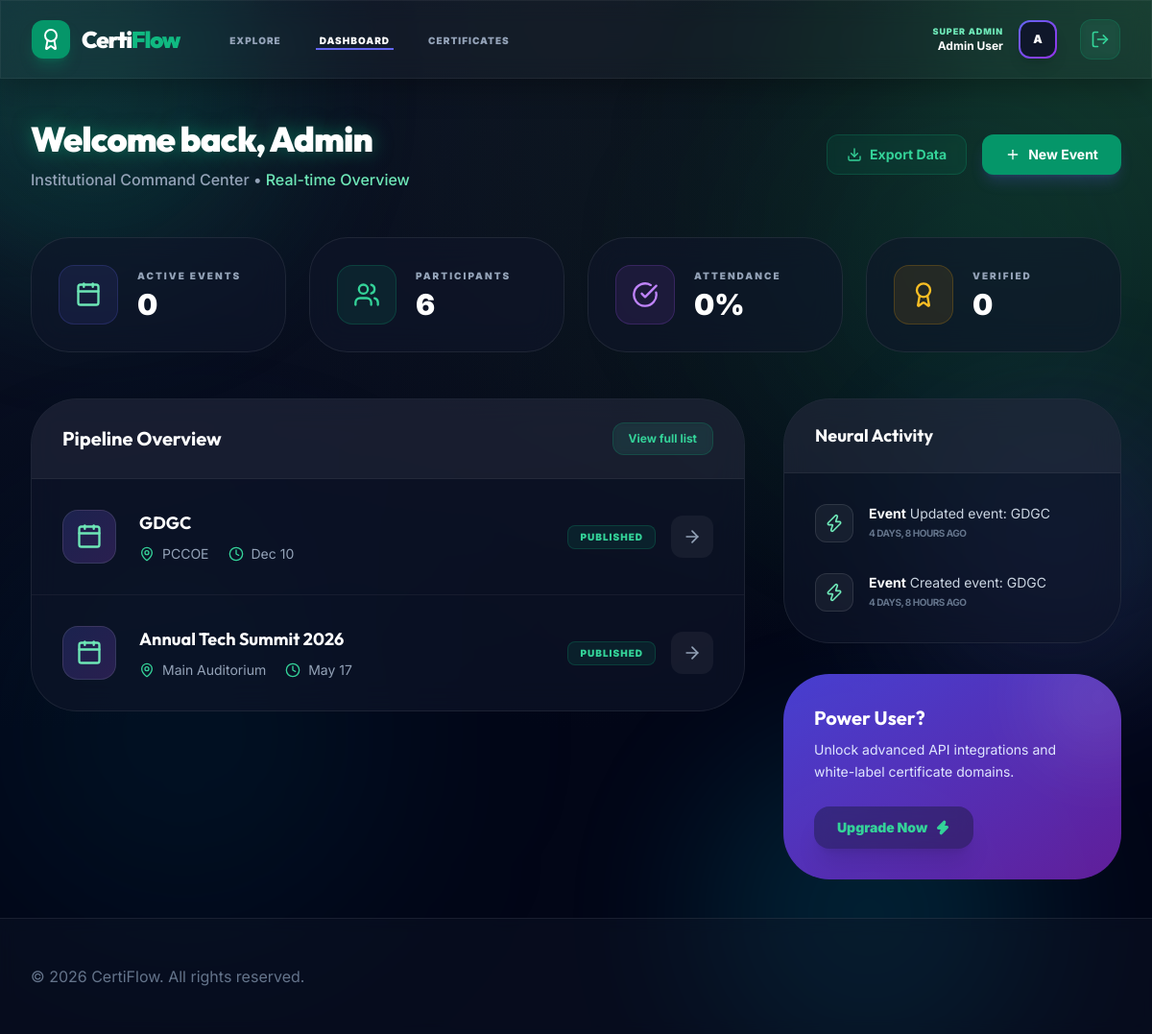
Before: /dashboard/ (signed in) with the older database file.
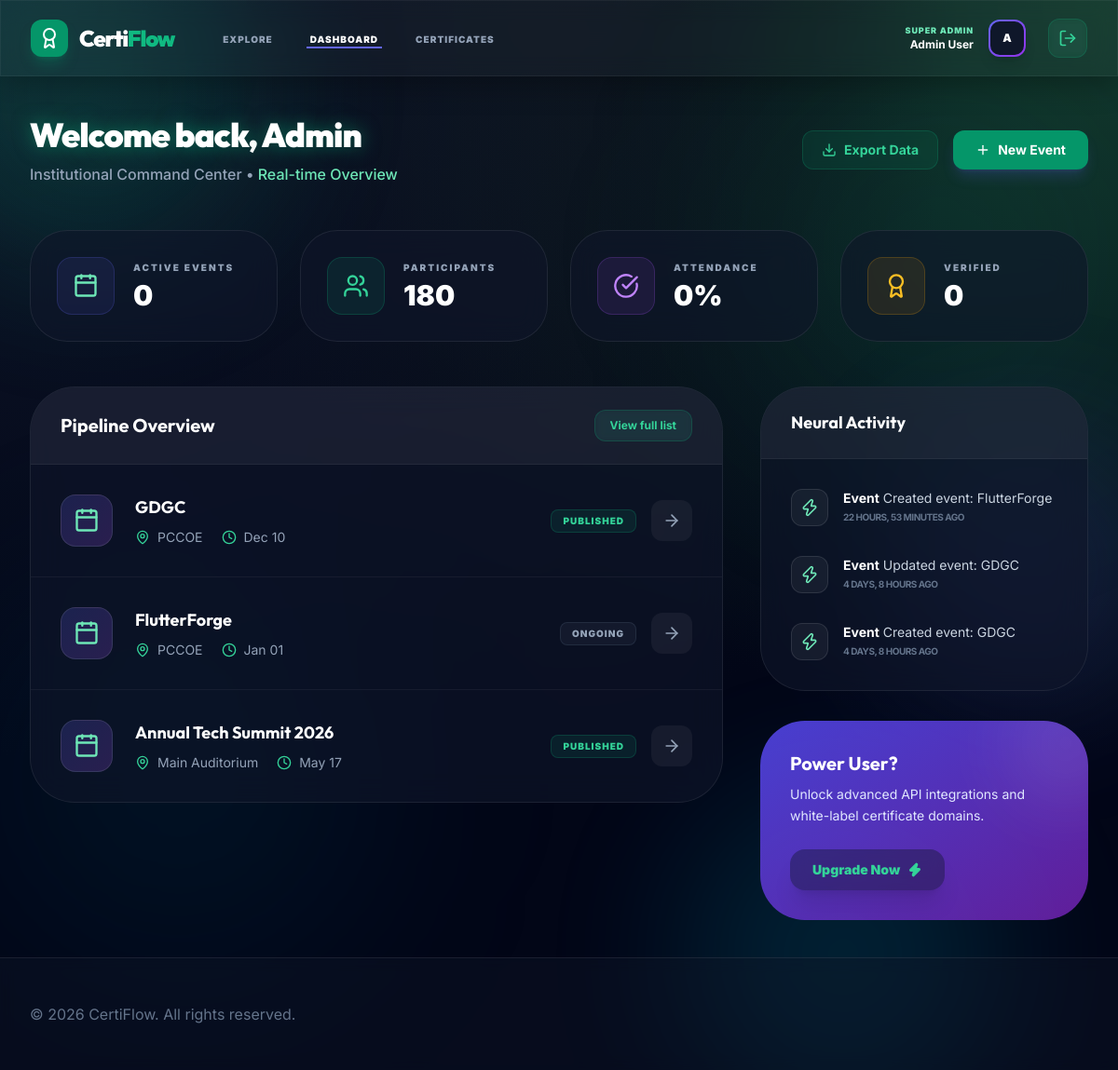
After: the same page with the newer database file.
### events/models.py (models this page shows, shortened)
class Event(models.Model):
    class Status(models.TextChoices):
        DRAFT = 'draft', _('Draft')
        PUBLISHED = 'published', _('Published')
        REGISTRATION_CLOSED = 'registration_closed', _('Registration Closed')
        ONGOING = 'ongoing', _('Ongoing')
        COMPLETED = 'completed', _('Completed')
        CANCELLED = 'cancelled', _('Cancelled')
    class EventType(models.TextChoices):
        WORKSHOP = 'workshop', _('Workshop')
        SEMINAR = 'seminar', _('Seminar')
        CONFERENCE = 'conference', _('Conference')
        HACKATHON = 'hackathon', _('Hackathon')
        WEBINAR = 'webinar', _('Webinar')
        COMPETITION = 'competition', _('Competition')
        SOCIAL = 'social', _('Social Event')
        OTHER = 'other', _('Other')
    id = models.UUIDField(primary_key=True, default=uuid.uuid4, editable=False)
    organization = models.ForeignKey(Organization, on_delete=models.CASCADE, related_name='events')
    created_by = models.ForeignKey(User, on_delete=models.SET_NULL, null=True, related_name='created_events')
    title = models.CharField(max_length=300)
    slug = models.SlugField(max_length=300)
    description = models.TextField()
    event_type = models.CharField(max_length=20, choices=EventType.choices, default=EventType.WORKSHOP)
    banner_image = models.ImageField(upload_to='event_banners/', null=True, blank=True)
    tags = models.CharField(max_length=500, blank=True, help_text='Comma-separated tags')
    venue_name = models.CharField(max_length=300, blank=True)
    venue_address = models.TextField(blank=True)
    is_online = models.BooleanField(default=False)
    online_link = models.URLField(blank=True)
    start_datetime = models.DateTimeField()
    end_datetime = models.DateTimeField()
    registration_deadline = models.DateTimeField(null=True, blank=True)
    attendance_start = models.DateTimeField(null=True, blank=True)
    attendance_end = models.DateTimeField(null=True, blank=True)
    max_capacity = models.PositiveIntegerField(null=True, blank=True, help_text='Leave blank for unlimited')
    is_waitlist_enabled = models.BooleanField(default=False)
    certificate_eligibility_min_attendance_minutes = models.PositiveIntegerField(
        default=0, help_text='Minimum attendance minutes for certificate eligibility'
    )
    certificate_eligible_all = models.BooleanField(
        default=True, help_text='All registered participants get certificate'
    )
    status = models.CharField(max_length=30, choices=Status.choices, default=Status.DRAFT)
    is_featured = models.BooleanField(default=False)
    created_at = models.DateTimeField(auto_now_add=True)
    updated_at = models.DateTimeField(auto_now=True)
    class Meta:
        unique_together = ('organization', 'slug')
        ordering = ['-start_datetime']
        indexes = [
            models.Index(fields=['organization', 'status']),
            models.Index(fields=['start_datetime']),
            models.Index(fields=['slug']),
        ]

### analytics/models.py (models this page shows, shortened)
class AuditLog(models.Model):
    class Action(models.TextChoices):
        CREATE = 'create', _('Create')
        UPDATE = 'update', _('Update')
        DELETE = 'delete', _('Delete')
        LOGIN = 'login', _('Login')
        LOGOUT = 'logout', _('Logout')
        SCAN = 'scan', _('Attendance Scan')
        ISSUE_CERT = 'issue_cert', _('Issue Certificate')
        SEND_EMAIL = 'send_email', _('Send Email')
    id = models.UUIDField(primary_key=True, default=uuid.uuid4, editable=False)
    organization = models.ForeignKey(Organization, on_delete=models.CASCADE, related_name='audit_logs', null=True, blank=True)
    user = models.ForeignKey(User, on_delete=models.SET_NULL, null=True, related_name='audit_logs')
    action = models.CharField(max_length=20, choices=Action.choices)
    description = models.TextField()
    ip_address = models.GenericIPAddressField(null=True, blank=True)
    content_type = models.ForeignKey(ContentType, on_delete=models.CASCADE, null=True, blank=True)
    object_id = models.UUIDField(null=True, blank=True)
    content_object = GenericForeignKey('content_type', 'object_id')
    changes = models.JSONField(null=True, blank=True)
    timestamp = models.DateTimeField(auto_now_add=True)
    class Meta:
        ordering = ['-timestamp']
        indexes = [
            models.Index(fields=['action']),
            models.Index(fields=['timestamp']),
        ]

### accounts/models.py (models this page shows, shortened)
class User(AbstractBaseUser, PermissionsMixin):
    class Role(models.TextChoices):
        SUPER_ADMIN = 'super_admin', _('Super Admin')
        ORG_ADMIN = 'org_admin', _('Organization Admin')
        EVENT_MANAGER = 'event_manager', _('Event Manager')
        VOLUNTEER = 'volunteer', _('Volunteer')
        PARTICIPANT = 'participant', _('Participant')
    id = models.UUIDField(primary_key=True, default=uuid.uuid4, editable=False)
    email = models.EmailField(_('email address'), unique=True)
    first_name = models.CharField(_('first name'), max_length=150, blank=True)
    last_name = models.CharField(_('last name'), max_length=150, blank=True)
    role = models.CharField(max_length=20, choices=Role.choices, default=Role.PARTICIPANT)
    avatar = models.ImageField(upload_to='avatars/', null=True, blank=True)
    phone = models.CharField(max_length=20, blank=True)
    bio = models.TextField(blank=True)
    is_staff = models.BooleanField(default=False)
    is_active = models.BooleanField(default=True)
    is_email_verified = models.BooleanField(default=False)
    date_joined = models.DateTimeField(default=timezone.now)
    last_login = models.DateTimeField(null=True, blank=True)
    updated_at = models.DateTimeField(auto_now=True)
    objects = UserManager()
    USERNAME_FIELD = 'email'
    REQUIRED_FIELDS = ['first_name', 'last_name']
    class Meta:
        verbose_name = _('user')
        verbose_name_plural = _('users')
        ordering = ['-date_joined']
        indexes = [
            models.Index(fields=['email']),
            models.Index(fields=['role']),
        ]
    def get_full_name(self):
        full_name = f'{self.first_name} {self.last_name}'.strip()
        return full_name or self.email
    def get_short_name(self):
        return self.first_name or self.email.split('@')[0]

### events/views.py (the view)
# urls.py: path('', RedirectView.as_view(url='/dashboard/', permanent=False)),
@login_required
def dashboard(request):
    from django.db.models import Count
    events = Event.objects.filter(
        status__in=['published', 'ongoing']
    ).order_by('start_datetime').select_related('organization')[:5]
    upcoming_count = Event.objects.filter(start_datetime__gt=timezone.now(), status='published').count()
    total_registrations = Registration.objects.filter(status='confirmed').count()
    activity_logs = AuditLog.objects.select_related('user').order_by('-timestamp')[:5]
    context = {
        'events': events,
        'upcoming_count': upcoming_count,
        'total_registrations': total_registrations,
        'activity_logs': activity_logs,
    }
    return render(request, 'dashboard.html', context)

### templates/dashboard.html (shortened to what the changed rows need)
{% extends "base.html" %}
{% block content %}
<div class="max-w-7xl mx-auto px-4 sm:px-6 lg:px-8 py-10 relative">
    <div class="md:flex md:items-center md:justify-between mb-12">
        <div class="flex-1 min-w-0">
            <h1 class="text-4xl font-black leading-tight text-white tracking-tight font-heading text-glow">
                Welcome back, {{ user.first_name|default:user.email }}
            </h1>
        </div>
    </div>
    <div class="grid grid-cols-1 gap-6 sm:grid-cols-2 lg:grid-cols-4 mb-12">
        {% if user.role == 'participant' %}
            <div class="glass-card rounded-[2rem] p-6 group reveal" style="transition-delay: 100ms">
                <div class="flex items-center">
                    <div class="flex-shrink-0 bg-indigo-500/10 rounded-2xl p-4 border border-indigo-500/20 group-hover:scale-110 group-hover:[transform:translateZ(40px)] transition-all">
                        <i data-lucide="calendar" class="h-6 w-6 text-indigo-400"></i>
                    </div>
                    <div class="ml-5">
                        <dt class="text-xs font-bold text-slate-400 uppercase tracking-widest">Upcoming</dt>
                        <dd class="text-3xl font-black text-white mt-1 count-up">{{ upcoming_count|default:0 }}</dd>
                    </div>
                </div>
            </div>
            <div class="glass-card rounded-[2rem] p-6 group reveal" style="transition-delay: 200ms">
                <div class="flex items-center">
                    <div class="flex-shrink-0 bg-amber-500/10 rounded-2xl p-4 border border-amber-500/20 group-hover:scale-110 group-hover:[transform:translateZ(40px)] transition-all">
                        <i data-lucide="award" class="h-6 w-6 text-amber-400"></i>
                    </div>
                    <div class="ml-5">
                        <dt class="text-xs font-bold text-slate-400 uppercase tracking-widest">Achievements</dt>
                        <dd class="text-3xl font-black text-white mt-1 count-up">{{ certs_count|default:0 }}</dd>
                    </div>
                </div>
            </div>
        {% else %}
            <div class="glass-card rounded-[2.5rem] p-7 group reveal" style="transition-delay: 100ms">
                <div class="flex items-center">
                    <div class="flex-shrink-0 bg-indigo-500/10 rounded-2xl p-4 border border-indigo-500/20 group-hover:[transform:translateZ(40px)] transition-all">
                        <i data-lucide="calendar" class="h-7 w-7 text-indigo-400"></i>
                    </div>
                    <div class="ml-5">
                        <dt class="text-[10px] font-black text-slate-400 uppercase tracking-[0.2em]">Active Events</dt>
                        <dd class="text-3xl font-black text-white mt-1 count-up">{{ upcoming_count|default:0 }}</dd>
                    </div>
                </div>
            </div>
            <div class="glass-card rounded-[2.5rem] p-7 group reveal" style="transition-delay: 200ms">
                <div class="flex items-center">
                    <div class="flex-shrink-0 bg-emerald-500/10 rounded-2xl p-4 border border-emerald-500/20 group-hover:[transform:translateZ(40px)] transition-all">
                        <i data-lucide="users" class="h-7 w-7 text-emerald-400"></i>
                    </div>
                    <div class="ml-5">
                        <dt class="text-[10px] font-black text-slate-400 uppercase tracking-[0.2em]">Participants</dt>
                        <dd class="text-3xl font-black text-white mt-1 count-up">{{ total_registrations|default:0 }}</dd>
                    </div>
                </div>
            </div>
            <div class="glass-card rounded-[2.5rem] p-7 group reveal" style="transition-delay: 300ms">
                <div class="flex items-center">
                    <div class="flex-shrink-0 bg-purple-500/10 rounded-2xl p-4 border border-purple-500/20 group-hover:[transform:translateZ(40px)] transition-all">
                        <i data-lucide="check-circle" class="h-7 w-7 text-purple-400"></i>
                    </div>
                    <div class="ml-5">
                        <dt class="text-[10px] font-black text-slate-400 uppercase tracking-[0.2em]">Attendance</dt>
                        <dd class="text-3xl font-black text-white mt-1">{{ attendance_rate|default:"0%" }}</dd>
                    </div>
                </div>
            </div>
            <div class="glass-card rounded-[2.5rem] p-7 group reveal" style="transition-delay: 400ms">
                <div class="flex items-center">
                    <div class="flex-shrink-0 bg-amber-500/10 rounded-2xl p-4 border border-amber-500/20 group-hover:[transform:translateZ(40px)] transition-all">
                        <i data-lucide="award" class="h-7 w-7 text-amber-400"></i>
                    </div>
                    <div class="ml-5">
                        <dt class="text-[10px] font-black text-slate-400 uppercase tracking-[0.2em]">Verified</dt>
                        <dd class="text-3xl font-black text-white mt-1 count-up">{{ total_certificates|default:0 }}</dd>
                    </div>
                </div>
            </div>
        {% endif %}
    </div>
    <div class="grid grid-cols-1 lg:grid-cols-3 gap-10">
        <div class="lg:col-span-2 space-y-6">
            <div class="glass-card rounded-[3rem] overflow-hidden">
                <div class="divide-y divide-white/5">
                    {% for event in events %}
                    <div class="p-8 hover:bg-white/5 transition-all group">
                        <div class="flex items-center space-x-6">
                            <div class="flex-shrink-0 h-14 w-14 rounded-2xl bg-gradient-to-br from-indigo-500/20 to-purple-500/20 border border-white/10 flex items-center justify-center text-indigo-400 group-hover:scale-110 transition-transform">
                                <i data-lucide="calendar" class="w-7 h-7"></i>
                            </div>
                            <div class="flex-1 min-w-0">
                                <h4 class="text-lg font-bold text-white truncate group-hover:text-indigo-400 transition-colors">{{ event.title }}</h4>
                                <div class="flex items-center mt-2 space-x-5 text-sm text-slate-400">
                                    <span class="flex items-center"><i data-lucide="map-pin" class="w-4 h-4 mr-2 text-indigo-500"></i> {{ event.venue_name }}</span>
                                    <span class="flex items-center"><i data-lucide="clock" class="w-4 h-4 mr-2 text-indigo-500"></i> {{ event.start_datetime|date:"M d" }}</span>
                                </div>
                            </div>
                            <div class="flex items-center space-x-4">
                                <span class="px-3 py-1 rounded-lg text-[10px] font-black uppercase tracking-widest {% if event.status == 'published' %}bg-emerald-500/10 text-emerald-400 border border-emerald-500/20{% else %}bg-slate-500/10 text-slate-400 border border-slate-500/20{% endif %}">
                                    {{ event.get_status_display }}
                                </span>
                                <a href="{% url 'events:event_detail' event.id %}" class="p-3 bg-white/5 rounded-xl text-slate-400 hover:text-white hover:bg-indigo-600 transition-all">
                                    <i data-lucide="arrow-right" class="w-5 h-5"></i>
                                </a>
                            </div>
                        </div>
                    </div>
                    {% endfor %}
                </div>
            </div>
        </div>
        <div class="space-y-8">
            {% if user.role != 'participant' %}
            <div class="glass-card rounded-[3rem] overflow-hidden">
                <div class="p-8">
                    <ul class="space-y-8">
                        {% for log in activity_logs %}
                        <li class="flex space-x-4 group">
                            <div class="flex-shrink-0 relative">
                                <span class="relative h-10 w-10 rounded-xl bg-white/5 border border-white/10 flex items-center justify-center text-indigo-400">
                                    <i data-lucide="{% if log.action == 'scan' %}check{% elif log.action == 'issue_cert' %}award{% else %}zap{% endif %}" class="w-5 h-5"></i>
                                </span>
                            </div>
                            <div class="flex-1 min-w-0">
                                <p class="text-sm text-slate-300 leading-snug">
                                    <span class="font-bold text-white">{{ log.user.get_short_name }}</span> {{ log.description }}
                                </p>
                                <p class="text-[10px] font-bold text-slate-500 uppercase tracking-tighter mt-1">{{ log.timestamp|timesince }} ago</p>
                            </div>
                        </li>
                        {% empty %}
                        <li class="text-sm text-slate-500 text-center py-8 font-medium italic">Monitoring for activity...</li>
                        {% endfor %}
                    </ul>
                </div>
            </div>
            {% endif %}
        </div>
    </div>
</div>
{% endblock %}

Changed rows visible on the page:
added Event: title "FlutterForge", venue_name "PCCOE", start_datetime "Jan 01", status "ONGOING"
added AuditLog: user.get_short_name "Event", description "Created event: FlutterForge", timestamp "22 HOURS, 53 MINUTES"
Other visible differences:
{{ total_registrations|default:0 }}: "6" → "180"
